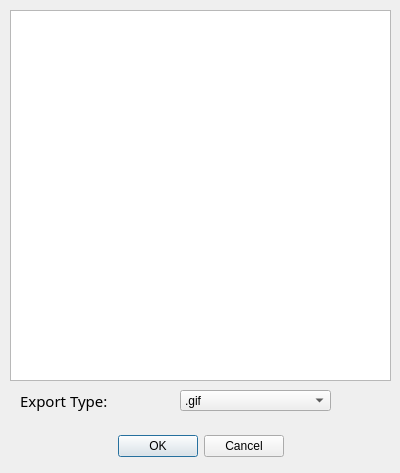
<?xml version="1.0" encoding="UTF-8"?>
<ui version="4.0">
 <class>animationDiag</class>
 <widget class="QDialog" name="animationDiag">
  <property name="geometry">
   <rect>
    <x>0</x>
    <y>0</y>
    <width>400</width>
    <height>473</height>
   </rect>
  </property>
  <property name="windowTitle">
   <string>Make Animation From Layers</string>
  </property>
  <widget class="QDialogButtonBox" name="buttonBox">
   <property name="geometry">
    <rect>
     <x>30</x>
     <y>430</y>
     <width>341</width>
     <height>32</height>
    </rect>
   </property>
   <property name="orientation">
    <enum>Qt::Horizontal</enum>
   </property>
   <property name="standardButtons">
    <set>QDialogButtonBox::Cancel|QDialogButtonBox::Ok</set>
   </property>
   <property name="centerButtons">
    <bool>true</bool>
   </property>
  </widget>
  <widget class="QListWidget" name="listWidget">
   <property name="geometry">
    <rect>
     <x>-810</x>
     <y>460</y>
     <width>256</width>
     <height>192</height>
    </rect>
   </property>
  </widget>
  <widget class="QListWidget" name="layerList">
   <property name="geometry">
    <rect>
     <x>10</x>
     <y>10</y>
     <width>381</width>
     <height>371</height>
    </rect>
   </property>
  </widget>
  <widget class="QComboBox" name="selectTypeCombo">
   <property name="geometry">
    <rect>
     <x>180</x>
     <y>390</y>
     <width>151</width>
     <height>21</height>
    </rect>
   </property>
   <item>
    <property name="text">
     <string>.gif</string>
    </property>
   </item>
   <item>
    <property name="text">
     <string>.mp4</string>
    </property>
   </item>
  </widget>
  <widget class="QLabel" name="label">
   <property name="geometry">
    <rect>
     <x>20</x>
     <y>390</y>
     <width>171</width>
     <height>21</height>
    </rect>
   </property>
   <property name="font">
    <font>
     <family>新細明體</family>
     <pointsize>11</pointsize>
    </font>
   </property>
   <property name="text">
    <string>Export Type:</string>
   </property>
  </widget>
 </widget>
 <resources/>
 <connections>
  <connection>
   <sender>buttonBox</sender>
   <signal>accepted()</signal>
   <receiver>animationDiag</receiver>
   <slot>accept()</slot>
   <hints>
    <hint type="sourcelabel">
     <x>248</x>
     <y>254</y>
    </hint>
    <hint type="destinationlabel">
     <x>157</x>
     <y>274</y>
    </hint>
   </hints>
  </connection>
  <connection>
   <sender>buttonBox</sender>
   <signal>rejected()</signal>
   <receiver>animationDiag</receiver>
   <slot>reject()</slot>
   <hints>
    <hint type="sourcelabel">
     <x>316</x>
     <y>260</y>
    </hint>
    <hint type="destinationlabel">
     <x>286</x>
     <y>274</y>
    </hint>
   </hints>
  </connection>
 </connections>
</ui>
